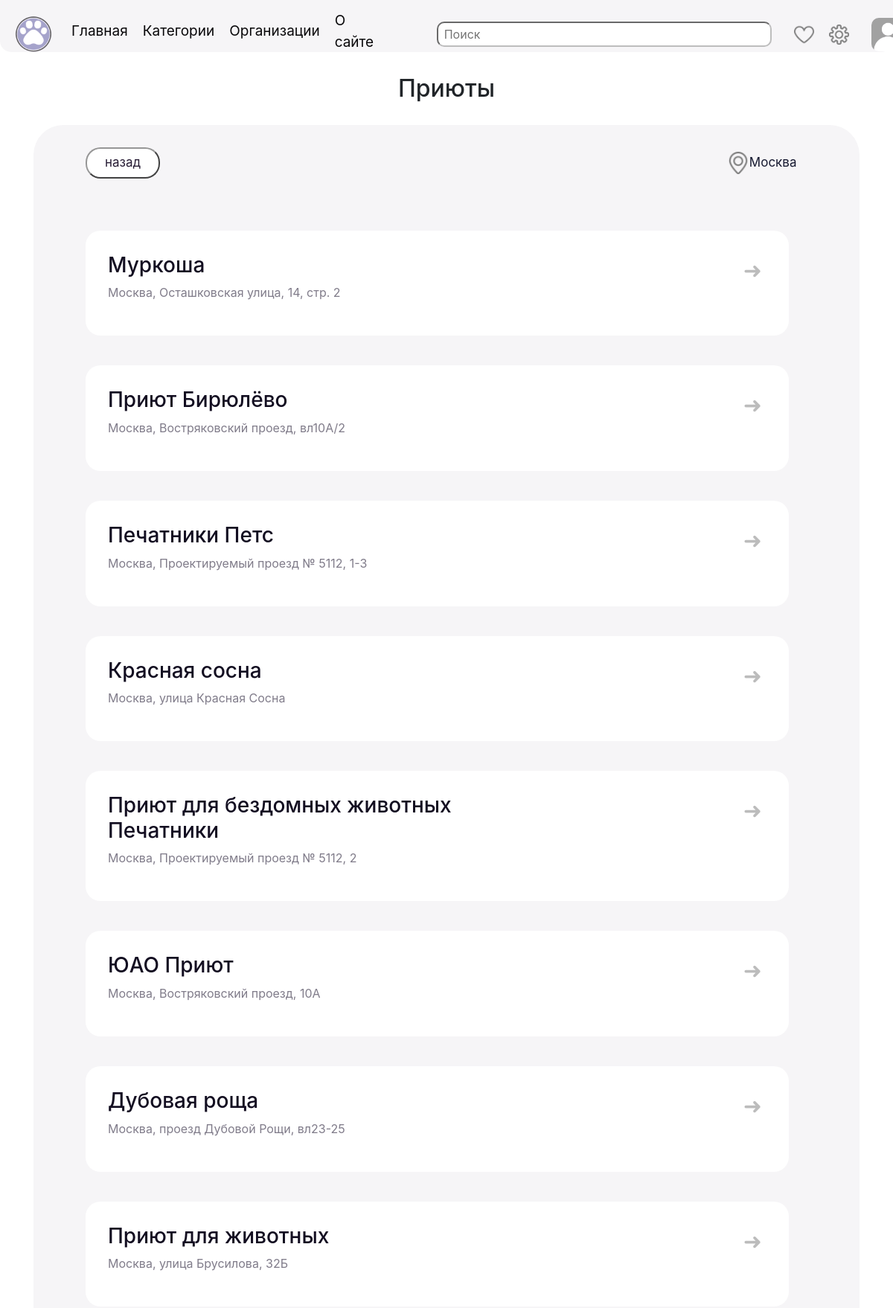
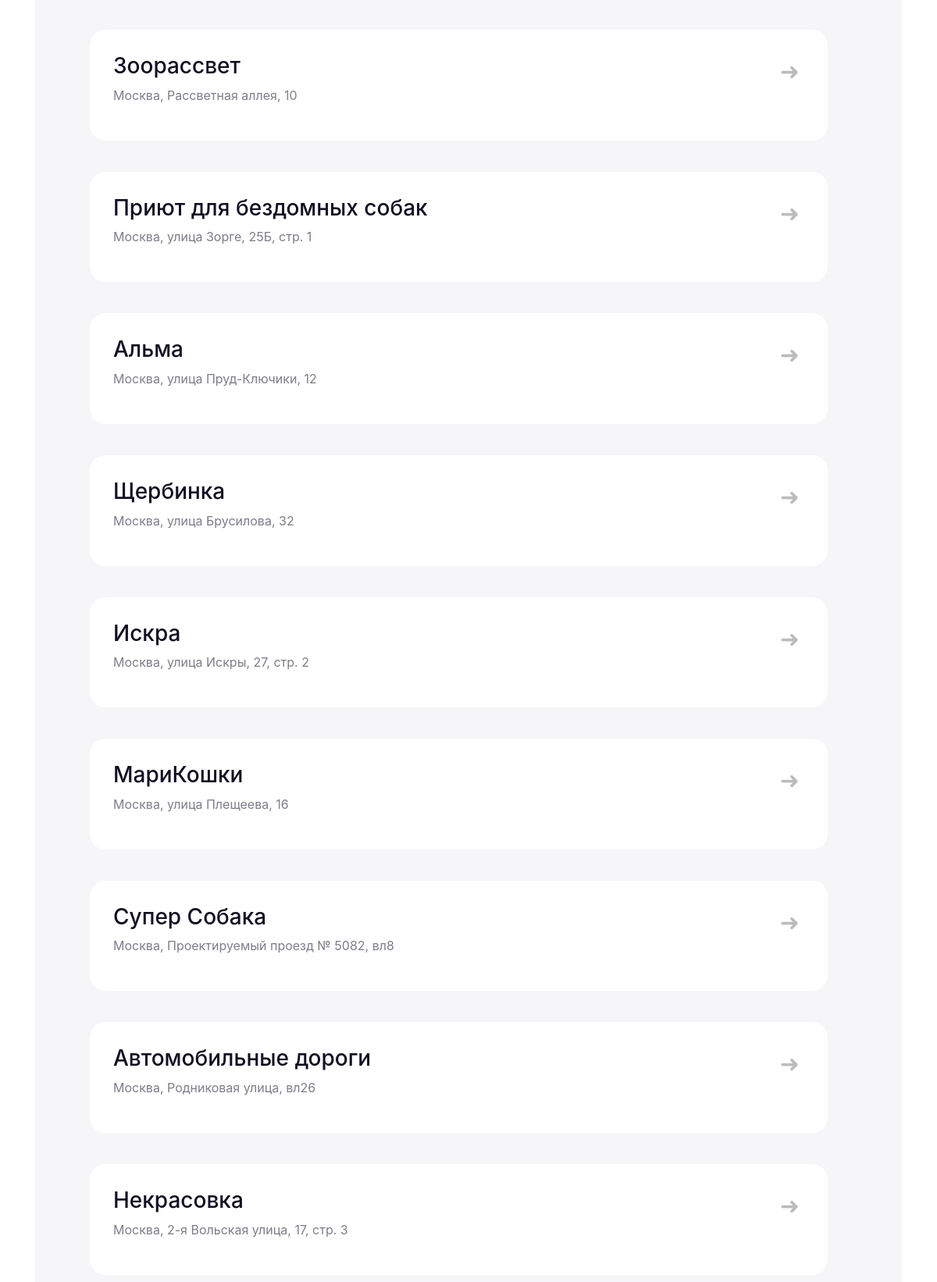
/organizations/shelters (signed in, upper part), run on the app's committed database (2 pictures, top to bottom).
### data/users.py (models this page shows, shortened)
class User(SqlAlchemyBase, UserMixin):
    __tablename__ = 'users'
    id = sqlalchemy.Column(sqlalchemy.Integer,
                           primary_key=True, autoincrement=True)
    name = sqlalchemy.Column(sqlalchemy.String, nullable=False)
    about = sqlalchemy.Column(sqlalchemy.String, nullable=True)
    photo = sqlalchemy.Column(sqlalchemy.String, nullable=True)
    email = sqlalchemy.Column(sqlalchemy.String,
                              index=True, unique=True, nullable=False)
    hashed_password = sqlalchemy.Column(sqlalchemy.String, nullable=False)
    created_date = sqlalchemy.Column(sqlalchemy.DateTime,
                                     default=datetime.datetime.now)
    posts = orm.relationship("Post", back_populates='user')
    city = sqlalchemy.Column(sqlalchemy.String, default='Москва')

### data/organizations.py (models this page shows)
class Organizations(SqlAlchemyBase):
    __tablename__ = 'organizations'
    id = sqlalchemy.Column(sqlalchemy.Integer,
                           primary_key=True, autoincrement=True)
    name = sqlalchemy.Column(sqlalchemy.String, nullable=False)
    type = sqlalchemy.Column(sqlalchemy.String)
    address = sqlalchemy.Column(sqlalchemy.String)
    hours = sqlalchemy.Column(sqlalchemy.String)
    url = sqlalchemy.Column(sqlalchemy.String)
    contacts = sqlalchemy.Column(sqlalchemy.String)
    city = sqlalchemy.Column(sqlalchemy.String, default='Москва')

### server.py (the view, shortened to what this page needs)
@app.route('/organizations/<types>')
def organization(types):
    f = open('organizations.json', encoding="utf8")
    r = json.load(f)
    n = r[types]["name"]
    if current_user.is_authenticated:
        city = current_user.city
    else:
        city = session.get('city')
        if not city:
            session['city'] = 'Москва'
    ds = db_session.create_session()
    filt = ds.query(Organizations).filter(Organizations.type == types, Organizations.city == city).all()
    ds = db_session.create_session()
    m = ds.query(Organizations).filter(Organizations.city == city, Organizations.type == types).all()
    src = r[types]["src"]
    session["link"] = f'/organizations/{types}'
    if len(city) > 100:
        city = city[:100] + '...'
    return render_template('org_type.html', title=n, name=n, city=city, link_kard=src, info=m)

### data/db_session.py (called while the page is built)
def create_session() -> Session:
    global __factory
    return __factory()

### server.py (called while the page is built)
@login_manager.user_loader
def load_user(user_id):
    db_sess = db_session.create_session()
    return db_sess.query(User).get(user_id)

### templates/org_type.html (shortened to what this page needs)
{% extends "base.html" %}
{% block content %}
<h2>{{ name }}</h2>
<div class="div_o">
    <div class="geo2" style="width: 91%; align-items: center;">
        <a href="/organizations">
            <button class="back">назад</button>
        </a>
        <a href="/choice_city"><img src="/static/img/point.png" height="30">{{ city }}</a>
    </div>
    <a>
        {%for i in info %}
        <a href='/organizations/{{i.type}}/{{i.id}}' class="post_mini"
           style="padding: 30px; display: flex; height: 100%;">
            <div style="width: 80%">
                <h3>{{i.name}}</h3>
                <p style="color: #807c8a">{{i.address}}</p>
            </div>
            <div class='v_div'>
                <button class="v_org2"> ➜</button>
            </div>
        </a>
        {% endfor %}
    </a>
</div>
{% endblock %}

### templates/base.html (shortened to what this page needs)
<!doctype html>
<html lang="en">
<head>
    <link rel="stylesheet"
          href="https://stackpath.bootstrapcdn.com/bootstrap/4.4.1/css/bootstrap.min.css"
>
    <link rel="stylesheet"
          href="/static/css/style.css">
</head>
<body class="main">
<header>
    <nav>
        <div>
            <a class="navbar-brand" href="/"><img src="/static/img/logo.png" width="50px"></a>
            <ul class="un">
                <li>
                    <a class="link" href="/">Главная</a>
                </li>
                <li>
                    <a class="link" href="/category">Категории</a>
                </li>
                <li class='li2'>
                    <a class="link" href="/organizations">
                        Организации
                    </a>
                </li>
                <li>
                    <a class="link" href="/about_site">О сайте</a>
                </li>
            </ul>
            <form class="search_f" action="/search" method="post">
                <input placeholder=" Поиск" type="search" name="search"/>
            </form>
            {% if current_user.is_authenticated %}
            <a href="/favorites" class="img_a"><img src="/static/img/fav.png" height="27px" alt="избранное"></a>
            <a class="img_a" href="/settings"><img src="/static/img/sett.png" height="27px"></a>
            <a class="img_a" href="/profile"><img src={{current_user.photo}} height="45px"
                                                  style='border-radius: 10px; margin-left: 10px;'></a>
            {% else %}
            <a href='/profile'>
                <button class="login">Войти</button>
            </a>
            {% endif %}
        </div>
    </nav>
</header>
<main role="main" class="container">
    {% block content %}
    {% endblock %}
</main>
</body>

### static/css/style.css (style rules this page uses)
nav { border-radius: 0px 0px 15px 15px; background-color: #f6f5f7; color: #e2d3ed; height: 70px; }
.container { text-align: center; margin-top: 30px }
nav div { padding-left: 20px; padding-top: 5px; align-items: center; display: flex; }
.v_div { text-align: end; width: 40%; }
.div_o { display: block; margin-top: 30px; padding: 30px; text-align: center; font-size: 18px; border-radius: 40px; background: #f6f5f7; }
.geo2 { margin-left: 40px; text-align: start; justify-content: space-between; display: flex; margin-bottom: 30px; }
.post_mini, .post_fav { color: #130e21; text-decoration: none; border-radius: 20px; background-color: #fff; display: block; padding: 30px; height: 200px; margin: 40px; font-size: 16px; text-align: start; justify-content: start; width: 90%; }
.un { margin-left: 10px; font-size: 19px; padding: 0px; align-items: center; margin-top: 9px; list-style-type: none; display: flex; }
.geo2 a { text-decoration: none; color: #171A31; font-size: 17px; }
.link { margin-right: 20px; text-decoration: none; color: #09080a; }
.img_a { margin-left: 10px; margin-right: 10px; }
.v_org2 { font-size: 30px; color: #BCBCBC; background: none; text-decoration: none; border: none; }
.back { color: #281D35; padding: 6px; font-size: 17px; width: 100px; background: #fff; border-color: #969696; border-radius: 20px; }
.search_f { display: flex; align-items: center; margin-right: 20px; margin-left: 50px; }
.search_f input { width: 450px; padding: 3px; margin-left: 15px; border-radius: 10px; border-color: #BDBDBD; }

### data on the page
User: photo (placeholder picture), city "Москва"
Organizations: {{ i.id }} 1 (drawn), name "Муркоша", address "Москва, Осташковская улица, 14, стр. 2"
Organizations: name "Приют Бирюлёво", address "Москва, Востряковский проезд, вл10А/2"
Organizations: name "Печатники Петс", address "Москва, Проектируемый проезд № 5112, 1-3"
Organizations: name "Красная сосна", address "Москва, улица Красная Сосна"
Organizations: name "Приют для бездомных животных Печатники", address "Москва, Проектируемый проезд № 5112, 2"
Organizations: name "ЮАО Приют", address "Москва, Востряковский проезд, 10А"
Organizations: name "Дубовая роща", address "Москва, проезд Дубовой Рощи, вл23-25"
Organizations: name "Приют для животных", address "Москва, улица Брусилова, 32Б"
Organizations: name "Зоорассвет", address "Москва, Рассветная аллея, 10"
Organizations: {{ i.id }} 10 (drawn), name "Приют для бездомных собак", address "Москва, улица Зорге, 25Б, стр. 1"
Organizations: name "Альма", address "Москва, улица Пруд-Ключики, 12"
Organizations: name "Щербинка", address "Москва, улица Брусилова, 32"
Organizations: name "Искра", address "Москва, улица Искры, 27, стр. 2"
Organizations: name "МариКошки", address "Москва, улица Плещеева, 16"
Organizations: name "Супер Собака", address "Москва, Проектируемый проезд № 5082, вл8"
Organizations: name "Автомобильные дороги", address "Москва, Родниковая улица, вл26"
Organizations: name "Некрасовка", address "Москва, 2-я Вольская улица, 17, стр. 3"

### other printed values
{{ name }} "Приюты"
